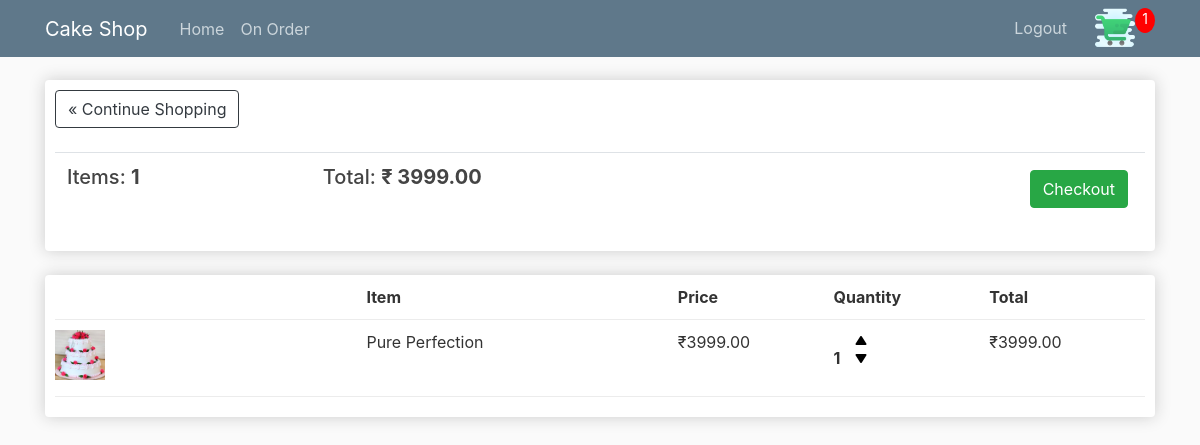
The app's page /cart/ (signed in) with its own data.
### store/models.py (models this page shows, shortened)
class Order(models.Model):
    customer = models.ForeignKey(Customer, on_delete=models.CASCADE)
    date_ordered = models.DateTimeField(default=timezone.now)
    complete = models.BooleanField(default=False)
    transaction_id = models.CharField(max_length=100, null=True)
    @property
    def get_cart_total(self):
        orderitems = self.orderitem_set.all()
        total = sum([item.get_total for item in orderitems])
        return total
    @property
    def get_cart_items(self):
        orderitems = self.orderitem_set.all()
        totalquantity = sum([item.quantity for item in orderitems])
        return totalquantity

class OrderItem(models.Model):
    product = models.ForeignKey(
        ProductDetail, on_delete=models.SET_NULL, null=True, blank=True)
    order = models.ForeignKey(Order, on_delete=models.SET_NULL, null=True)
    quantity = models.IntegerField(default=0, null=True, blank=True)
    date_added = models.DateTimeField(default=timezone.now)
    @property
    def get_total(self):
        total = self.product.price * self.quantity
        return total

class ProductDetail(models.Model):
    name = models.CharField(max_length = 50)
    egg = models.BooleanField(default = True)
    image = models.ImageField(default='default.jpg',
                              upload_to='product_images')
    price = models.DecimalField(max_digits=6, decimal_places=2,default = 199)

### store/views.py (the view)
# urls.py: path('cart/',views.cart, name='cart'),
def cart(request):
    if request.user.is_authenticated:
        customer = request.user.customer
        order, created = Order.objects.get_or_create(
            customer=customer, complete=False)
        items = order.orderitem_set.all()
        cartItems = order.get_cart_items
        print('Hedello')
    else:
        print('Hello')
        items = []
        order = {'get_cart_total': 0, 'get_cart_items': 0}
        cartItems = order['get_cart_items']
    context = {'items': items, 'order': order, 'cartItems': cartItems,'title': 'Cart'}
    return render(request, 'store/cart.html', context)

### templates/store/cart.html
{% extends 'base.html' %} {% load static %} {% block content %}
<div class="row">
  <div class="col-lg-12">
    <div class="box-element">
      <a class="btn btn-outline-dark" href="{% url 'store-home' %}"
        >&laquo; Continue Shopping</a
      >
      <br />
      <br />
      <table class="table">
        <tr>
          <th>
            <h5>Items: <strong>{{ order.get_cart_items }}</strong></h5>
          </th>
          <th>
            <h5>Total: <strong>&#x20B9; {{ order.get_cart_total }}</strong></h5>
          </th>
          <th>
            <a
              style="float: right; margin: 5px;"
              class="btn btn-success"
              href="{% url 'checkout' %}"
              >Checkout</a
            >
          </th>
        </tr>
      </table>
    </div>
    <br />
    <div class="box-element">
      <div class="cart-row">
        <div style="flex: 2;"></div>
        <div style="flex: 2;"><strong>Item</strong></div>
        <div style="flex: 1;"><strong>Price</strong></div>
        <div style="flex: 1;"><strong>Quantity</strong></div>
        <div style="flex: 1;"><strong>Total</strong></div>
      </div>
      {% for item in items %}
      <div class="cart-row">
        <div style="flex: 2;">
          <img class="row-image" src="{{ item.product.image.url }}" alt="" />
        </div>
        <div style="flex: 2;">{{ item.product.name }}</div>
        <div style="flex: 1;">&#x20B9;{{ item.product.price }}</div>
        <div style="flex: 1;">
          <p class="quantity">{{ item.quantity }}</p>
          <div class="quantity">
            <img
              data-product="{{ item.product.id }}"
              data-action="add"
              class="chg-quantity update-cart"
              src="{% static  'images/up_arrow.png' %}"
            />
            <img
              data-product="{{ item.product.id }}"
              data-action="remove"
              class="chg-quantity update-cart"
              src="{% static  'images/down_arrow.png' %}"
            />
          </div>
        </div>
        <div style="flex: 1;">&#x20B9;{{ item.get_total }}</div>
      </div>
      {% endfor %}
    </div>
  </div>
</div>
{% endblock content %}

### static/css/main.css (style rules this page uses)
body { background: #fafafa; color: #333333; margin-top: 5rem; }
h1, h2, h3, h4, h5, h6 { color: #444444; }
.box-element { box-shadow: hsl(0, 0%, 80%) 0 0 16px; background-color: #fff; border-radius: 4px; padding: 10px; }
.cart-row { display: flex; align-items: flex-stretch; padding-bottom: 10px; margin-bottom: 10px; border-bottom: 1px solid #ececec; }
.quantity { display: inline-block; font-weight: 700; padding-right: 10px; }
.chg-quantity { width: 12px; cursor: pointer; display: block; margin-top: 5px; transition: 0.1s; }
.row-image { height: 50px; }

### records on screen
Order: get_cart_items "1", get_cart_total "3999.00"
OrderItem: product.image (picture), product.name "Pure Perfection", product.price "3999.00", quantity "1", get_total "3999.00"

### other values on screen
{{ cartItems }} "1"
